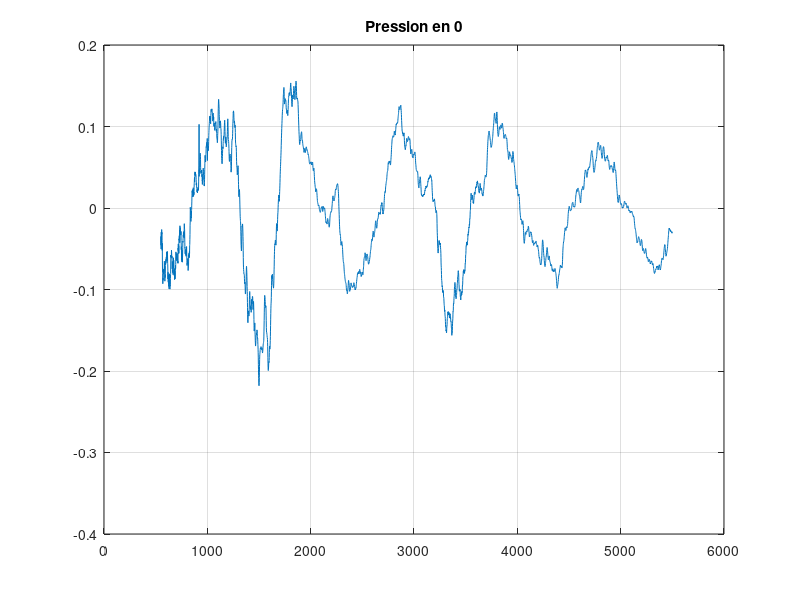
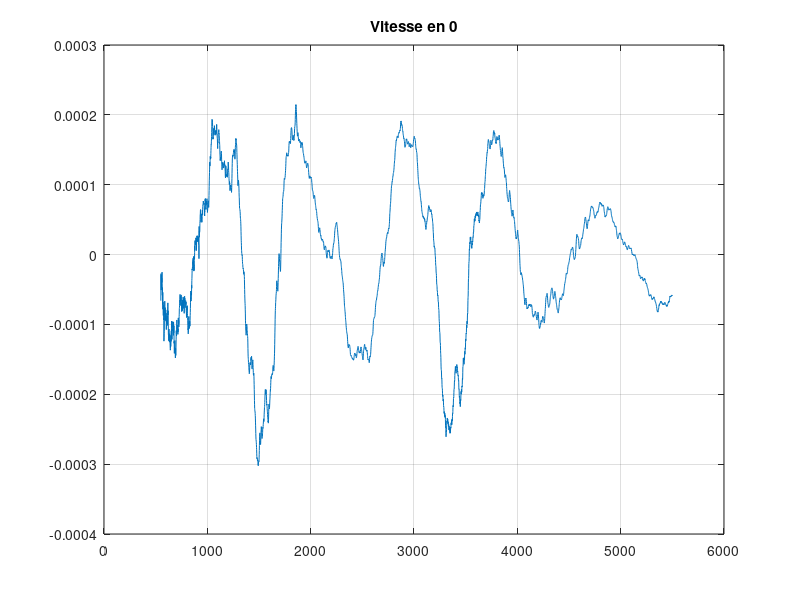

The MATLAB source for these figures, in order:
clear all
close all

rho = 1.293;
c = 343;

a = load('./mesure_1/FRF.txt');
Re_c1 = a(:,2);
Im_c1 = a(:,3);
Re_c2 = a(:,4);
Im_c2 = a(:,5);
F = a(:,1);
k = 2* pi * F / c;


P1 = Re_c1 + i * Im_c1;
P2 = Re_c2 + i*Im_c2;

P0 = ( P1 + P2 ) ./ (2*cos(k/2 *10^-2));
V0 = (P1 - P2) ./ (i*2*rho*c*sin(k*10^-2/2));

figure(1);
plot(F,P0);
grid on;
title('Pression en 0');

figure(2);
plot(F,V0);
grid on;
title('Vitesse en 0');
